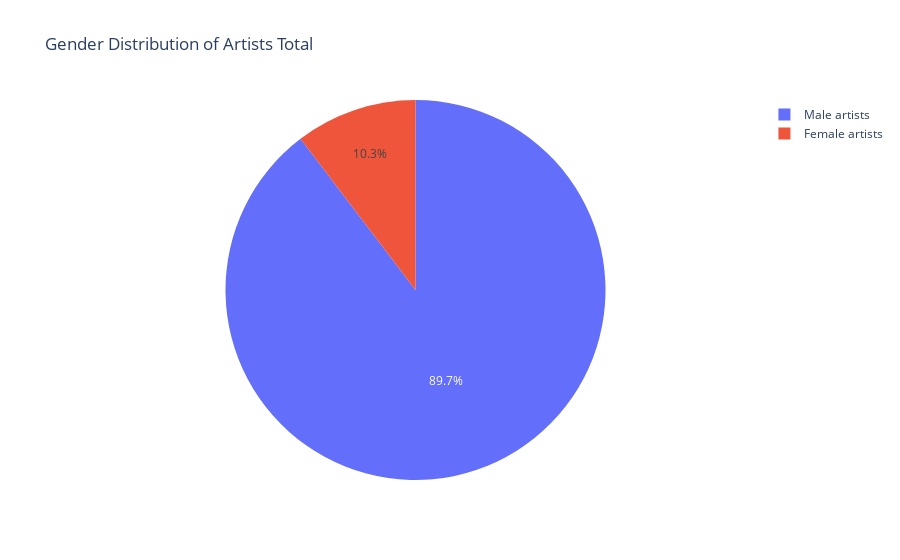

Notebook cell for this chart:
### Code cell
# CODE THAT PLOTS FINAL ARTIST DISTRIBUTION 

import plotly.graph_objects as go

female_count = 19793
male_count = 171495

labels = ['Female artists', 'Male artists']
values = [female_count, male_count]

fig = go.Figure(data=[go.Pie(labels=labels, values=values)])

fig.update_layout(title_text='Gender Distribution of Artists Total')

fig.show()

### Figure 1 — Plotly figure (JSON) as saved in the notebook; plotly's stock layout.template omitted (floating-point values rounded to 4 significant figures)
{"data": [{"labels": ["Female artists", "Male artists"], "type": "pie", "values": [19793, 171495]}], "layout": {"title": {"text": "Gender Distribution of Artists Total"}}}
